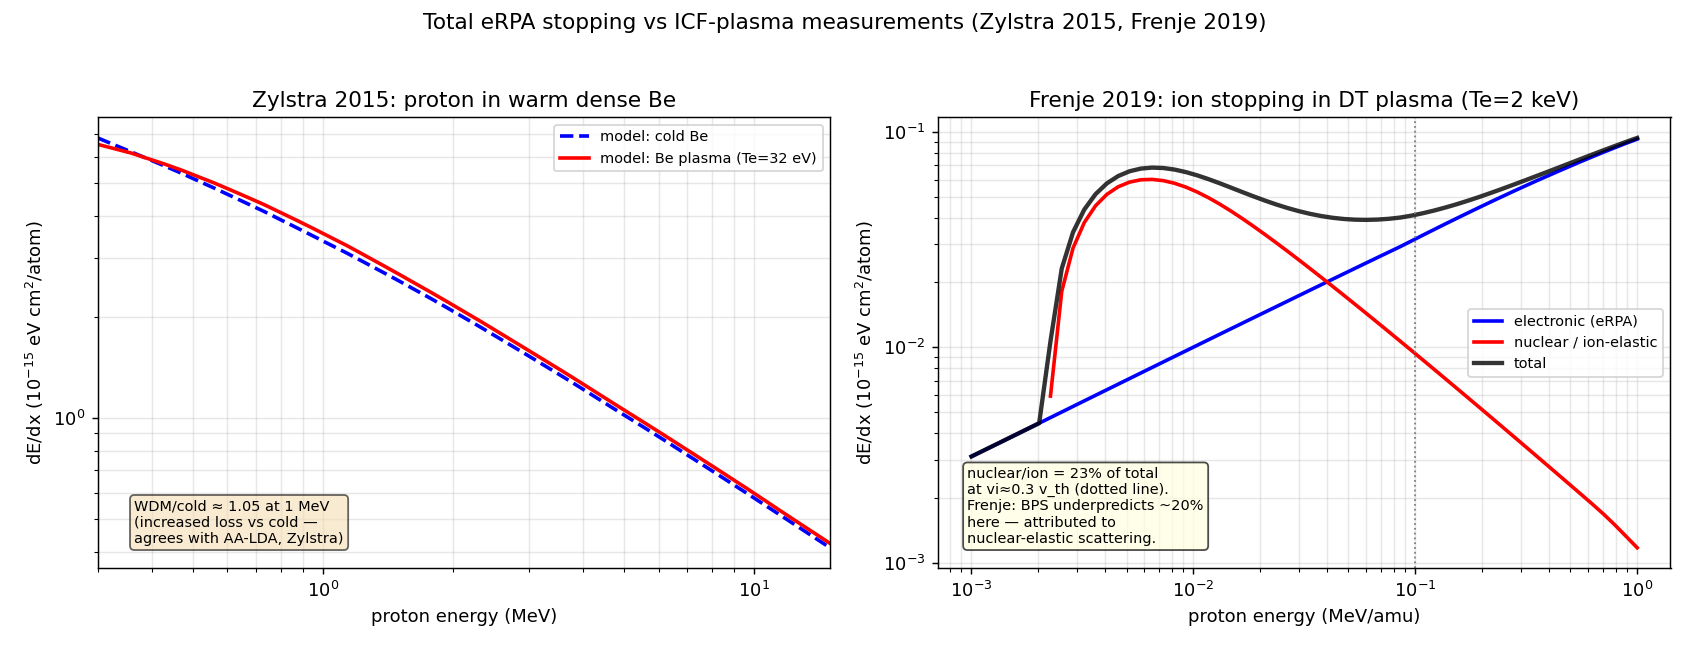

Reproduce this figure in Python.
"""
exp_compare_icf.py -- compare the total eRPA stopping model against two
ICF-relevant plasma stopping measurements:

  - Zylstra 2015 (PRL 114, 215002): energetic protons in isochorically-heated
    solid-density Be plasma, Te ~ 32 eV. Reported INCREASED loss vs cold matter,
    in agreement with the average-atom LDA.
  - Frenje 2019 (PRL 122, 015002): ion stopping in DT plasma (Te ~ 2 keV) around
    the Bragg peak. BPS underpredicts ~20% at vi ~ 0.3 v_th and the authors
    postulate NUCLEAR-ELASTIC scattering -- exactly the nuclear/ion channel here.

Model dirs (carbon -> Be, DT):
  python dedx.py --zt=4 --zp=1 --d=1.85 --t=32    --aa=2 --nuc=1 --npot=gk --od=/tmp/zylstra_wdm  --emin=0.3 --emax=15 --mep=45
  python dedx.py --zt=4 --zp=1 --d=1.85 --t=0.025 --aa=2 --nuc=1 --npot=gk --od=/tmp/zylstra_cold --emin=0.3 --emax=15 --mep=45
  python dedx.py --zt=1 --zp=1 --d=2.5  --t=2000  --aa=2 --nuc=1 --npot=gk --od=/tmp/frenje_dt    --emin=1e-3 --emax=1 --mep=60
"""
import numpy as np
import matplotlib
matplotlib.use('Agg')
import matplotlib.pyplot as plt
import rd

fig, (axZ, axF) = plt.subplots(1, 2, figsize=(13, 5))

# ---------- Zylstra 2015: proton in Be, cold vs WDM ----------
c = rd.rdedx('/tmp/zylstra_cold')
w = rd.rdedx('/tmp/zylstra_wdm')
axZ.loglog(c[0], c[1], 'b--', lw=2, label='model: cold Be')
axZ.loglog(w[0], w[1], 'r-', lw=2, label='model: Be plasma (Te=32 eV)')
axZ.set_xlim(0.3, 15)
axZ.set_xlabel('proton energy (MeV)')
axZ.set_ylabel(r'dE/dx ($10^{-15}$ eV cm$^2$/atom)')
axZ.set_title('Zylstra 2015: proton in warm dense Be')
# annotate the enhancement
r1 = np.interp(1.0, w[0], w[1]) / np.interp(1.0, c[0], c[1])
axZ.text(0.05, 0.05, 'WDM/cold ≈ %.2f at 1 MeV\n(increased loss vs cold —\nagrees with AA-LDA, Zylstra)' % r1,
         transform=axZ.transAxes, fontsize=8, va='bottom',
         bbox=dict(boxstyle='round', fc='wheat', alpha=0.6))
axZ.legend(fontsize=8); axZ.grid(alpha=.3, which='both')

# ---------- Frenje 2019: proton in DT plasma, nuclear/ion channel ----------
d = np.loadtxt('/tmp/frenje_dt/dedx_nuc.dat', comments='#')
E, de, dn, dt = d[:, 0], d[:, 1], d[:, 2], d[:, 3]
axF.loglog(E, de, 'b-', lw=2, label='electronic (eRPA)')
axF.loglog(E, np.where(dn > 0, dn, np.nan), 'r-', lw=2, label='nuclear / ion-elastic')
axF.loglog(E, dt, 'k-', lw=2.4, alpha=.8, label='total')
# vi ~ 0.3 v_th: low-velocity side of the Bragg peak (~0.1 of the peak energy)
E03 = 0.1
nf = np.interp(E03, E, dn) / np.interp(E03, E, dt)
axF.axvline(E03, color='0.5', ls=':', lw=1)
axF.set_xlabel('proton energy (MeV/amu)')
axF.set_ylabel(r'dE/dx ($10^{-15}$ eV cm$^2$/atom)')
axF.set_title('Frenje 2019: ion stopping in DT plasma (Te=2 keV)')
axF.text(0.04, 0.05,
         'nuclear/ion = %.0f%% of total\nat vi≈0.3 v_th (dotted line).\nFrenje: BPS underpredicts ~20%%\nhere — attributed to\nnuclear-elastic scattering.' % (100 * nf),
         transform=axF.transAxes, fontsize=8, va='bottom',
         bbox=dict(boxstyle='round', fc='lightyellow', alpha=0.7))
axF.legend(fontsize=8); axF.grid(alpha=.3, which='both')

fig.suptitle('Total eRPA stopping vs ICF-plasma measurements (Zylstra 2015, Frenje 2019)')
fig.tight_layout(rect=[0, 0, 1, 0.96])
fig.savefig('exp_compare_icf.pdf'); fig.savefig('exp_compare_icf.png', dpi=130)
print('wrote exp_compare_icf.pdf / .png')

print('\n=== Zylstra (proton in Be, 32 eV vs cold) ===')
for Ev in [0.5, 1.0, 3.0]:
    print('  %.1f MeV: WDM/cold = %.2f (increased loss vs cold)' %
          (Ev, np.interp(Ev, w[0], w[1]) / np.interp(Ev, c[0], c[1])))
print('\n=== Frenje (proton in DT, Te=2 keV): nuclear/ion fraction ===')
for Ev in [3e-3, 1e-2, 3e-2, 0.1, 0.3]:
    print('  %.0e MeV/amu: nuclear/total = %.0f%%' % (Ev, 100 * np.interp(Ev, E, dn) / np.interp(Ev, E, dt)))
print('  -> at vi~0.3 v_th the nuclear/ion channel ~ Frenje\'s postulated ~20%%')
